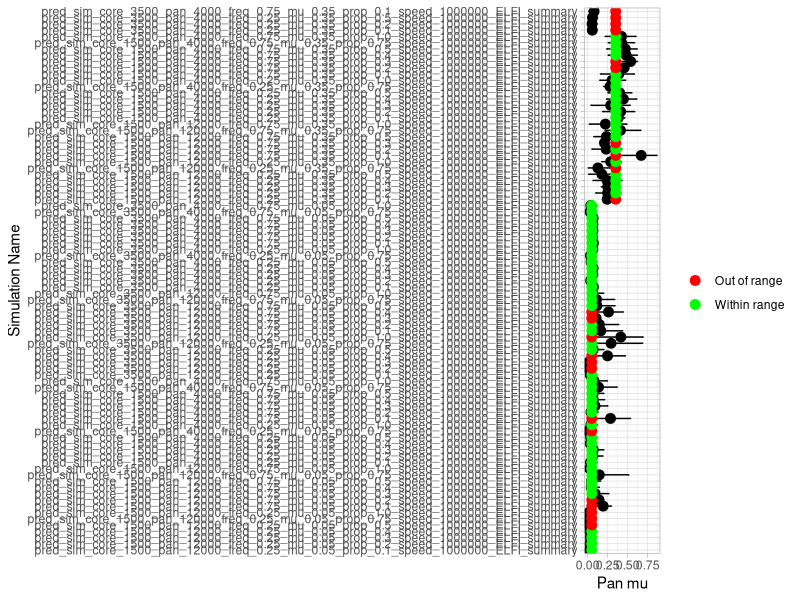
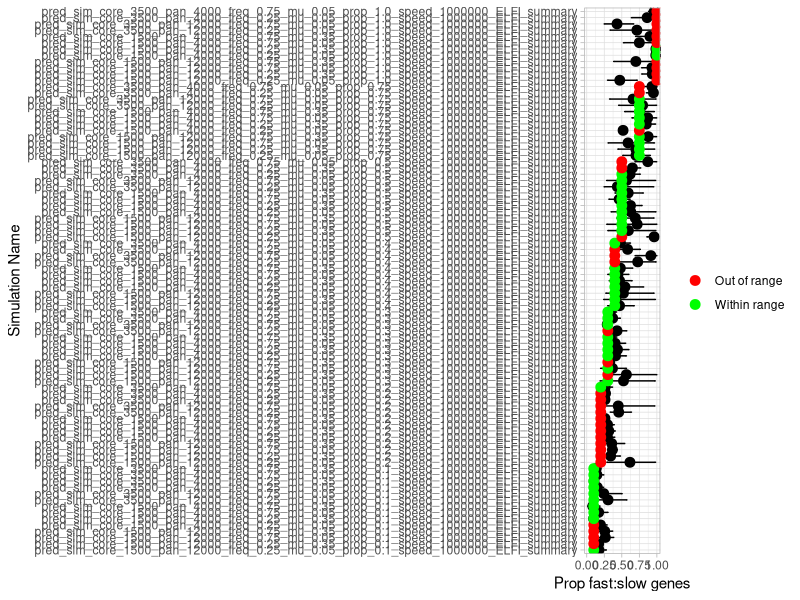
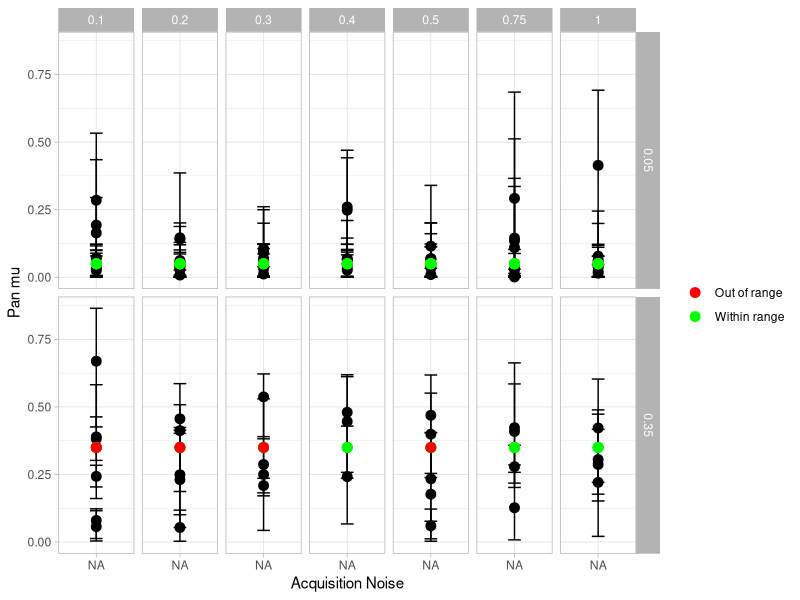

R code for these plots, in order: (Note: this script raises an error after producing the figures.)
library(ggplot2)
library(dplyr)

#df <- read.csv("results/predictions_negative_exp_3param_canberra_ngen200_hypparam_check_moderate_no_logit_BOLFI_parsed.txt", sep = "\t")
df <- read.csv("results/predictions_negative_exp_3param_canberra_ngen200_hypparam_check_moderate_no_logit_more_params_BOLFI_parsed.txt", sep = "\t")


df$core <- as.numeric(sub(".*core_(\\d+)_.*", "\\1", df$Name))
df$pan <- as.numeric(sub(".*pan_(\\d+)_.*", "\\1", df$Name))
df$freq <- as.numeric(sub(".*freq_([0-9.]+)_.*", "\\1", df$Name))
df$mu <- as.numeric(sub(".*mu_([0-9.]+)_.*", "\\1", df$Name))
df$prop <- as.numeric(sub(".*prop_([0-9.]+)_.*", "\\1", df$Name))
df$speed <- as.numeric(sub(".*speed_(\\d+)_.*", "\\1", df$Name))
df$initev <- as.numeric(sub(".*initev_(\\d+)_.*", "\\1", df$Name))
df$nevid <- as.numeric(sub(".*nevid_(\\d+)_.*", "\\1", df$Name))
df$updint <- as.numeric(sub(".*updint_(\\d+)_.*", "\\1", df$Name))
df$acqnoise <- as.numeric(sub(".*acqnoise_([0-9.]+)_.*", "\\1", df$Name))
df$thresh <- as.numeric(sub(".*thresh_([0-9.]+)_.*", "\\1", df$Name))

# split dfs
pan_mu_df <- subset(df, Param == "pan_mu")
prop_df <- subset(df, Param == "proportion")

pan_mu_df <- pan_mu_df %>%
  arrange(mu) 
pan_mu_df$Name <- factor(pan_mu_df$Name, levels = pan_mu_df$Name)
prop_df <- prop_df %>%
  arrange(prop)
prop_df$Name <- factor(prop_df$Name, levels = prop_df$Name)

# summary graphs
{
  p <- ggplot(pan_mu_df, aes(y = Name)) +
    # Horizontal range for Cred_2.5 to Cred_97.5
    geom_errorbarh(aes(xmin = Cred_2.5, xmax = Cred_97.5), height = 0.2) +
    # Point for Mean
    geom_point(aes(x = Mean), color = "black", size = 3) +
    # Conditional point for mu or prop with color based on range inclusion
    geom_point(
      aes(
        x = ifelse(Param == "pan_mu", mu, prop),
        color = ifelse((Param == "pan_mu" & mu >= Cred_2.5 & mu <= Cred_97.5) |
                         (Param == "proportion" & prop >= Cred_2.5 & prop <= Cred_97.5), 
                       "Within range", "Out of range")
      ),
      size = 3
    ) +
    # Define custom colors for the conditional points
    scale_color_manual(values = c("Within range" = "green", "Out of range" = "red")) +
    # Labels and theme
    labs(x = "Pan mu", y = "Simulation Name", color = "") +
    theme_light() +
    facet_grid()
  p
  
  ggsave("pan_mu_comparison.png")
  
  p <- ggplot(prop_df, aes(y = Name)) +
    # Horizontal range for Cred_2.5 to Cred_97.5
    geom_errorbarh(aes(xmin = Cred_2.5, xmax = Cred_97.5), height = 0.2) +
    # Point for Mean
    geom_point(aes(x = Mean), color = "black", size = 3) +
    # Conditional point for mu or prop with color based on range inclusion
    geom_point(
      aes(
        x = ifelse(Param == "pan_mu", mu, prop),
        color = ifelse((Param == "pan_mu" & mu >= Cred_2.5 & mu <= Cred_97.5) |
                         (Param == "proportion" & prop >= Cred_2.5 & prop <= Cred_97.5), 
                       "Within range", "Out of range")
      ),
      size = 3
    ) +
    # Define custom colors for the conditional points
    scale_color_manual(values = c("Within range" = "green", "Out of range" = "red")) +
    # Labels and theme
    labs(x = "Prop fast:slow genes", y = "Simulation Name", color = "") +
    theme_light()
  p
  ggsave("prop_comparison.png")
}


# param comp graphs
{
  p <- ggplot(pan_mu_df, aes(x = factor(acqnoise))) +
    # Horizontal range for Cred_2.5 to Cred_97.5
    geom_errorbar(aes(ymin = Cred_2.5, ymax = Cred_97.5), width = 0.2) +
    # Point for Mean
    geom_point(aes(y = Mean), color = "black", size = 3) +
    # Conditional point for mu or prop with color based on range inclusion
    geom_point(
      aes(
        y = ifelse(Param == "pan_mu", mu, prop),
        color = ifelse((Param == "pan_mu" & mu >= Cred_2.5 & mu <= Cred_97.5) |
                         (Param == "proportion" & prop >= Cred_2.5 & prop <= Cred_97.5), 
                       "Within range", "Out of range")
      ),
      size = 3
    ) +
    # Define custom colors for the conditional points
    scale_color_manual(values = c("Within range" = "green", "Out of range" = "red")) +
    # Labels and theme
    labs(y = "Pan mu", x = "Acquisition Noise", color = "") +
    theme_light() +
    facet_grid(mu~prop)
  p
  
  ggsave("pan_mu_comparison_acqnoise.png")
  
  p <- ggplot(prop_df, aes(x = factor(acqnoise))) +
    # Horizontal range for Cred_2.5 to Cred_97.5
    geom_errorbar(aes(ymin = Cred_2.5, ymax = Cred_97.5), width = 0.2) +
    # Point for Mean
    geom_point(aes(y = Mean), color = "black", size = 3) +
    # Conditional point for mu or prop with color based on range inclusion
    geom_point(
      aes(
        y = ifelse(Param == "pan_mu", mu, prop),
        color = ifelse((Param == "pan_mu" & mu >= Cred_2.5 & mu <= Cred_97.5) |
                         (Param == "proportion" & prop >= Cred_2.5 & prop <= Cred_97.5), 
                       "Within range", "Out of range")
      ),
      size = 3
    ) +
    # Define custom colors for the conditional points
    scale_color_manual(values = c("Within range" = "green", "Out of range" = "red")) +
    # Labels and theme
    labs(y = "Prop fast:slow genes", x = "Acquisition Noise", color = "") +
    theme_light() +
    facet_grid(mu~prop)
  p
  
  p <- ggplot(, aes(y = Name)) +
    # Horizontal range for Cred_2.5 to Cred_97.5
    geom_errorbarh(aes(xmin = Cred_2.5, xmax = Cred_97.5), height = 0.2) +
    # Point for Mean
    geom_point(aes(x = Mean), color = "black", size = 3) +
    # Conditional point for mu or prop with color based on range inclusion
    geom_point(
      aes(
        x = ifelse(Param == "pan_mu", mu, prop),
        color = ifelse((Param == "pan_mu" & mu >= Cred_2.5 & mu <= Cred_97.5) |
                         (Param == "proportion" & prop >= Cred_2.5 & prop <= Cred_97.5), 
                       "Within range", "Out of range")
      ),
      size = 3
    ) +
    # Define custom colors for the conditional points
    scale_color_manual(values = c("Within range" = "green", "Out of range" = "red")) +
    # Labels and theme
    labs(x = "Prop fast:slow genes", y = "Simulation Name", color = "") +
    theme_light()
  p
  ggsave("prop_comparison_acqnoise.png")
}

# for presentation
{
  sub_df <- subset(df, acqnoise == 0.01)
  sub_df$Mean <- round(sub_df$Mean, digits = 2)
  sub_df$Cred_2.5 <- round(sub_df$Cred_2.5, digits = 2)
  sub_df$Cred_97.5 <- round(sub_df$Cred_97.5, digits = 2)
  
  # convert 0.0 to 1.0
  sub_df$prop[sub_df$prop == 0.0] <- 1.0
  
  sub_df$Value = ifelse((sub_df$Param == "pan_mu"),
                        sub_df$mu, sub_df$prop)
  # for dodging
  sub_df$NonValue = ifelse((sub_df$Param == "pan_mu"),
                           sub_df$prop, sub_df$mu)
  
  sub_df$Param[sub_df$Param == "pan_mu"] <- "Mutation Rate"
  sub_df$Param[sub_df$Param == "proportion"] <- "Proportion Fast:Slow Genes"
  
  sub_df$in_range <- ifelse((sub_df$Param == "Mutation Rate" & sub_df$mu >= sub_df$Cred_2.5 & sub_df$mu <= sub_df$Cred_97.5) |
           (sub_df$Param == "Proportion Fast:Slow Genes" & sub_df$prop >= sub_df$Cred_2.5 & sub_df$prop <= sub_df$Cred_97.5), 
         "Within range", "Out of range")
  
  # Set the dodge width
  dodge_width <- 0.5
  
  p <- ggplot(sub_df, aes(x = factor(Value), group = NonValue)) +
    # Horizontal range for Cred_2.5 to Cred_97.5 with dodge
    geom_errorbar(
      aes(ymin = Cred_2.5, ymax = Cred_97.5), 
      width = 0.2, 
      position = position_dodge(width = dodge_width)
    ) +
    # Point for Mean with dodge
    geom_point(
      aes(y = Mean), 
      color = "black", 
      size = 3, 
      position = position_dodge(width = dodge_width)
    ) +
    # Conditional point for mu or prop with color based on range inclusion with dodge
    geom_point(
      aes(
        y = ifelse(Param == "Mutation Rate", mu, prop),
        color = in_range
      ),
      size = 3,
      position = position_dodge(width = dodge_width)
    ) +
    # Define custom colors for the conditional points
    scale_color_manual(values = c("Within range" = "green", "Out of range" = "red"),
                       limits=c("Within range", "Out of range"), drop = F) +
    # Labels and theme
    labs(y = "Parameter Estimate", x = "Known Parameter Value", color = "") +
    theme_light() +
    facet_wrap(.~Param, scales = "free_x") +
    theme(axis.text.x = element_text(size = 14), axis.text.y = element_text(size = 12), axis.title=element_text(size=16,face="bold"), strip.text.x = element_text(size = 12), legend.title=element_text(size=14,face="bold"), legend.text=element_text(size=12), legend.position = "none")
  p
  
  ggsave("acqnoise_0.01_simulation_comparisons.png")
}

# for presentation, large param comparison
{
  sub_df <- df
  sub_df$Mean <- round(sub_df$Mean, digits = 2)
  sub_df$Cred_2.5 <- round(sub_df$Cred_2.5, digits = 2)
  sub_df$Cred_97.5 <- round(sub_df$Cred_97.5, digits = 2)
  
  # convert 0.0 to 1.0
  sub_df$prop[sub_df$prop == 0.0] <- 1.0
  
  sub_df$Value = ifelse((sub_df$Param == "pan_mu"),
                        sub_df$mu, sub_df$prop)
  # for dodging
  sub_df$NonValue = ifelse((sub_df$Param == "pan_mu"),
                           sub_df$prop, sub_df$mu)
  
  sub_df$Param[sub_df$Param == "pan_mu"] <- "Mutation Rate"
  sub_df$Param[sub_df$Param == "proportion"] <- "Proportion Fast:Slow Genes"
  
  sub_df$in_range <- ifelse((sub_df$Param == "Mutation Rate" & sub_df$mu >= sub_df$Cred_2.5 & sub_df$mu <= sub_df$Cred_97.5) |
                              (sub_df$Param == "Proportion Fast:Slow Genes" & sub_df$prop >= sub_df$Cred_2.5 & sub_df$prop <= sub_df$Cred_97.5), 
                            "Within range", "Out of range")
  
  
  sub_df$prop_factor <- as.factor(sub_df$prop)
  sub_df$facet_group <- paste(paste("Core: ", sub_df$core, sep = ""), paste("Pan: ", sub_df$pan, sep = ""), paste("Freq: ", sub_df$freq, sep = ""), sep = "\n")
  sub_df$mu_factor <- paste("Mu: ", sub_df$mu, sep = "")
  
  sub_df$range_size <- sub_df$Cred_97.5 - sub_df$Cred_2.5
  
  
  # split up results
  pan_mu_df <- subset(sub_df, Param == "Mutation Rate")
  prop_df <- subset(sub_df, Param == "Proportion Fast:Slow Genes")
  
  
  # should be 14 per group, if not rerun
  prop_df %>% 
    group_by(facet_group) %>%
    summarise(no_rows = length(facet_group))
  
  # Set the dodge width
  dodge_width <- 0.5
  
  p <- ggplot(prop_df, aes(y = prop_factor)) +
    # Horizontal range for Cred_2.5 to Cred_97.5
    geom_errorbarh(aes(xmin = Cred_2.5, xmax = Cred_97.5), height = 0.2) +
    # Point for Mean
    geom_point(aes(x = Mean), color = "black", size = 3) +
    # Conditional point for mu or prop with color based on range inclusion with dodge
    geom_point(
      aes(
        x = ifelse(Param == "Mutation Rate", mu, prop),
        color = in_range
      ),
      size = 3,
      position = position_dodge(width = dodge_width)
    ) +
    # Define custom colors for the conditional points
    scale_color_manual(values = c("Within range" = "green", "Out of range" = "red"),
                       limits=c("Within range", "Out of range"), drop = F) +
    # Labels and theme
    labs(x = "Estimated Proportion Fast:Slow Genes", y = "Actual Proportion Fast:Slow Genes", color = "Actual Value") +
    theme_light() +
    facet_grid(facet_group~mu_factor) +
    theme(strip.text = element_text(color = "white", size = 12),
          strip.text.y.right = element_text(angle = 0),
          axis.title=element_text(size=14,face="bold"),
          axis.text=element_text(size=10),
          legend.title=element_text(size=12, face="bold"), 
          legend.text=element_text(size=12)) +
    scale_x_continuous(limits = c(0, 1))
  p
  
  ggsave("prop_gridsearch.png", width = 10, height = 12)
  
  p <- ggplot(prop_df, aes(y = prop_factor)) +
    geom_point(
      aes(
        x = range_size,
        color = in_range
      ),
      size = 3,
      position = position_dodge(width = dodge_width)
    ) +
    # Define custom colors for the conditional points
    scale_color_manual(values = c("Within range" = "green", "Out of range" = "red"),
                       limits=c("Within range", "Out of range"), drop = F) +
    # Labels and theme
    labs(x = "Credible Interval Size", y = "Actual Proportion Fast:Slow Genes", color = "Actual Value") +
    theme_light() +
    facet_grid(facet_group~mu_factor) +
    theme(strip.text = element_text(color = "white", size = 12),
          strip.text.y.right = element_text(angle = 0),
          axis.title=element_text(size=14,face="bold"),
          axis.text=element_text(size=10),
          legend.title=element_text(size=12, face="bold"), 
          legend.text=element_text(size=12)) +
    scale_x_continuous(limits = c(0, 1))
  p
  
  ggsave("prop_cred_interval_gridsearch.png", width = 10, height = 12)
  
  p <- ggplot(pan_mu_df, aes(y = prop_factor)) +
    # Horizontal range for Cred_2.5 to Cred_97.5
    geom_errorbarh(aes(xmin = Cred_2.5, xmax = Cred_97.5), height = 0.2) +
    # Point for Mean
    geom_point(aes(x = Mean), color = "black", size = 3) +
    # Conditional point for mu or prop with color based on range inclusion with dodge
    geom_point(
      aes(
        x = ifelse(Param == "Mutation Rate", mu, prop),
        color = in_range
      ),
      size = 3,
      position = position_dodge(width = dodge_width)
    ) +
    # Define custom colors for the conditional points
    scale_color_manual(values = c("Within range" = "green", "Out of range" = "red"),
                       limits=c("Within range", "Out of range"), drop = F) +
    # Labels and theme
    labs(x = "Estimated Mu", y = "Actual Proportion Fast:Slow Genes", color = "Actual Value") +
    theme_light() +
    facet_grid(facet_group~mu_factor) +
    theme(strip.text = element_text(color = "white", size = 12),
          strip.text.y.right = element_text(angle = 0),
          axis.title=element_text(size=14,face="bold"),
          axis.text=element_text(size=10),
          legend.title=element_text(size=12, face="bold"), 
          legend.text=element_text(size=12)) +
    scale_x_continuous(limits = c(0, 1))
  p
  ggsave("pan_mu_gridsearch.png", width = 10, height = 12)
  
  p <- ggplot(pan_mu_df, aes(y = prop_factor)) +
    geom_point(
      aes(
        x = range_size,
        color = in_range
      ),
      size = 3,
      position = position_dodge(width = dodge_width)
    ) +
    # Define custom colors for the conditional points
    scale_color_manual(values = c("Within range" = "green", "Out of range" = "red"),
                       limits=c("Within range", "Out of range"), drop = F) +
    # Labels and theme
    labs(x = "Credible Interval Size", y = "Actual Proportion Fast:Slow Genes", color = "Actual Value") +
    theme_light() +
    facet_grid(facet_group~mu_factor) +
    theme(strip.text = element_text(color = "white", size = 12),
          strip.text.y.right = element_text(angle = 0),
          axis.title=element_text(size=14,face="bold"),
          axis.text=element_text(size=10),
          legend.title=element_text(size=12, face="bold"), 
          legend.text=element_text(size=12)) +
    scale_x_continuous(limits = c(0, 1))
  p
  
  ggsave("pan_mu_cred_interval_gridsearch.png", width = 10, height = 12)
}


